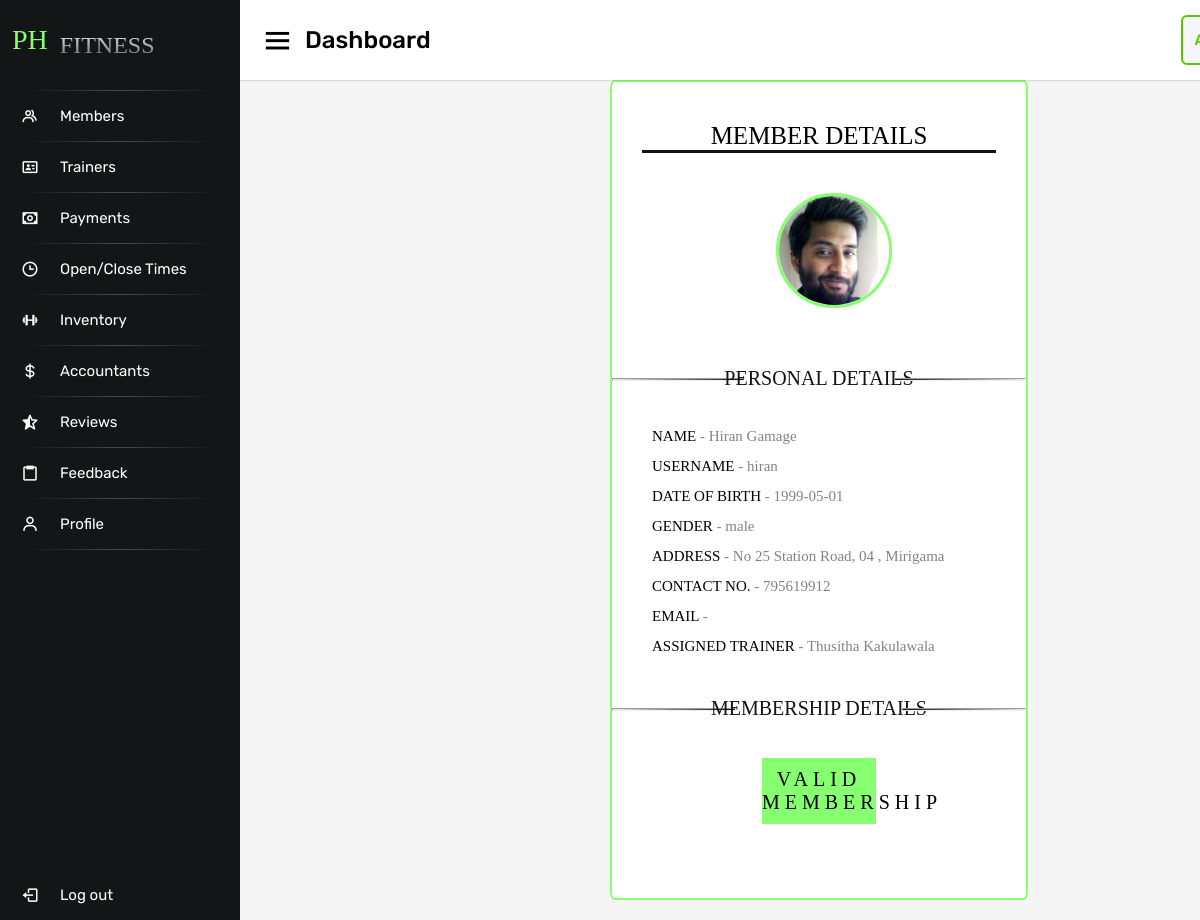
Page /admin/scanQR.php?memberID=1 (signed in) on the committed database.
### tables this page shows
CREATE TABLE `member` (
  `member_id` int(4) NOT NULL,
  `username` varchar(255) NOT NULL,
  `f_name` varchar(255) NOT NULL,
  `l_name` varchar(255) NOT NULL,
  `address` varchar(255) NOT NULL,
  `phone_no` int(10) NOT NULL,
  `dob` date NOT NULL,
  `gender` varchar(10) NOT NULL,
  `injuries` varchar(255) NOT NULL,
  `assign_trainer` int(1) NOT NULL,
  `joined_date` timestamp NOT NULL DEFAULT current_timestamp(),
  `image` text NOT NULL DEFAULT 'default.jpg',
  `cover_image` text NOT NULL DEFAULT 'default_cover.jpg'
);

CREATE TABLE `trainer` (
  `trainer_id` int(11) NOT NULL,
  `f_name` varchar(255) NOT NULL,
  `l_name` varchar(255) NOT NULL,
  `address` varchar(255) NOT NULL,
  `phone_no` int(10) NOT NULL,
  `dob` date NOT NULL,
  `gender` varchar(10) NOT NULL,
  `qualifications` varchar(255) NOT NULL,
  `about` text NOT NULL,
  `rate` int(5) NOT NULL,
  `assigned_members` int(10) NOT NULL,
  `username` varchar(255) NOT NULL,
  `image` text NOT NULL DEFAULT 'default.jpg',
  `cover_image` text NOT NULL DEFAULT 'default_cover.jpg',
  `joined_date` timestamp NOT NULL DEFAULT current_timestamp()
);

### admin/scanQR.php (the view, shortened to what this page needs)
<!DOCTYPE html>
<html lang="en" dir="ltr">
<head>
    <link rel="stylesheet" href="css/scanQR.css">
    <link href='https://unpkg.com/boxicons@2.0.7/css/boxicons.min.css' rel='stylesheet'>
</head>
<body>
    <?php include "includes/sidebar.php" ?>
    <section class="home-section">
        <?php include "includes/header.php";
        $member_id = $_GET['memberID'];
        $sql = "SELECT * FROM member WHERE member_id = '$member_id'";
        $result = mysqli_query($conn, $sql);
        $row = mysqli_fetch_assoc($result);
        $f_name = $row['f_name'];
        $l_name = $row['l_name'];
        $phone_no = $row['phone_no'];
        $address = $row['address'];
        $dob = $row['dob'];
        $gender = $row['gender'];
        $email = $row2['email'];
        $image = $row['image'];
        $username = $row['username'];
        $assign_trainer = $row['assign_trainer'];
        $sql1 = "SELECT * FROM trainer WHERE trainer_id = '$assign_trainer'";
        $result1 = mysqli_query($conn, $sql1);
        $row1 = mysqli_fetch_assoc($result1);
        $trainer_f_name = $row1['f_name'];
        $trainer_l_name = $row1['l_name'];
        $query2 = "SELECT * FROM membership  WHERE member_id = '" . $member_id . "'";
        $result2 = mysqli_query($conn, $query2);
        $row2 = mysqli_fetch_assoc($result2);
        $membership_type = $row2['membership_type'];
        $joined_date = $row2['joined_date'];
        if ($membership_type == 12) {
            $exp_date = date('Y-m-d', strtotime("+12 month", strtotime("$joined_date")));
        } else if ($membership_type == 6) {
            $exp_date = date('Y-m-d', strtotime("+6 month", strtotime("$joined_date")));
        } else if ($membership_type == 3) {
            $exp_date = date('Y-m-d', strtotime("+3 month", strtotime("$joined_date")));
        } else if ($membership_type == 1) {
            $exp_date = date('Y-m-d', strtotime("+1 month", strtotime("$joined_date")));
        }
        $today = date('Y-m-d');
        ?>
        <div class="home-content">
            <div id="main-div" class="main">
                <div class="topic">MEMBER DETAILS</div>
                <div>
                    <div class="pic">
                        <img id="image" src="../member/media/members/<?php echo $image ?>" alt="">
                    </div>
                    <div class="separator">
                        <hr class="hr-left1" />
                        <span class="hr-text">PERSONAL DETAILS</span>
                        <hr class="hr-right1" />
                    </div>
                    <div class="details">
                        <p><span>NAME</span> - <?php echo "$f_name $l_name" ?></p>
                        <p><span>USERNAME</span> - <?php echo "$username" ?></p>
                        <p><span>DATE OF BIRTH</span> - <?php echo "$dob" ?></p>
                        <p><span>GENDER</span> - <?php echo "$gender" ?></p>
                        <p><span>ADDRESS</span> - <?php echo "$address" ?></p>
                        <p><span>CONTACT NO.</span> - <?php echo "$phone_no" ?></p>
                        <p><span>EMAIL</span> - <?php echo "$email" ?></p>
                        <p><span>ASSIGNED TRAINER</span> - <?php echo "$trainer_f_name $trainer_l_name" ?></p>
                    </div>
                    <div class="separator">
                        <hr class="hr-left2" />
                        <span class="hr-text">MEMBERSHIP DETAILS</span>
                        <hr class="hr-right2" />
                    </div>
                    <div id="check2" class="check">
                        <?php if ($exp_date >= $today) {
                            echo "VALID MEMBERSHIP"; ?>
                        <?php
                        } ?>
                    </div>
                </div>
            </div>
        </div>
    </section>
</body>
</html>

### admin/css/scanQR.css (style rules this page uses)
* { margin: 0; padding: 0; box-sizing: border-box; font-family: 'Rubik', sans-serif; }
.home-section { position: relative; background: #f5f5f5; min-height: 100vh; width: calc(100% - 240px); left: 240px; transition: all 0.5s ease; padding-bottom: 20px; }
.home-section .home-content { display: block; padding-top: 80px; padding-left: 100px; padding-right: 100px; align-items: center; justify-content: center; }
.main { background-color: white; width: 55%; height: 820px; border-radius: 1%; display:block; align-items: center; justify-content: center; margin-left: 270px; margin-right: 100px; }
.pic { display: flex; padding-bottom: 30px; padding-top: 40px; padding-left: 30px; align-items: center; justify-content: center; }
.pic img { border-radius: 300px; width: 30%; border: solid 3px #86ff71; }
.topic { text-align: center; font-size: 25px; padding-top: 40px; padding-left: 0px; margin-left: 30px; margin-right: 30px; font-family: 'Azonix'; border-bottom: 3px solid #121317; }
.details p { font-size: 15px; font-family: 'Azonix'; padding-left: 40px; padding-bottom: 13px; color: #838383; }
.details p span { font-size: 15px; font-family: 'Azonix'; color: black; }
.separator { position: relative; width: 100%; }
.hr-text { position: relative; display: block; font-family: "Azonix"; line-height: 2em; color: #121317; text-align: center; margin-bottom: 30px; font-size: 20px; margin-top: 20px; }
.hr-left1 { content: ""; background: linear-gradient(90deg, #eee, #121317 ); position: absolute; left: 0; top: 50%; width: 32%; height: 3px; }
.hr-right1 { content: ""; background: linear-gradient(90deg, #121317, #eee ); position: absolute; right: 0; top: 50%; width: 32%; height: 3px; }
.hr-left2 { content: ""; background: linear-gradient(90deg, #eee, #121317 ); position: absolute; left: 0; top: 50%; width: 30%; height: 3px; }
.hr-right2 { content: ""; background: linear-gradient(90deg, #121317, #eee ); position: absolute; right: 0; top: 50%; width: 30%; height: 3px; }
.check { font-size: 20px; font-family: 'Azonix'; align-items: center; justify-content: center; text-align: center; background-color: #86ff71; margin-left: 150px; margin-right: 150px; padding-top: 10px; padding-bottom: 10px; letter-spacing: 0.25em; }

### admin/css/header.css (style rules this page uses)
body { overflow-x: hidden; }

### rows in the picture
member: image (picture), f_name "Hiran", l_name "Gamage", username "hiran", dob "1999-05-01", gender "male", address "No 25 Station Road, 04 , Mirigama", phone_no "795619912"
trainer: f_name "Thusitha", l_name "Kakulawala"
